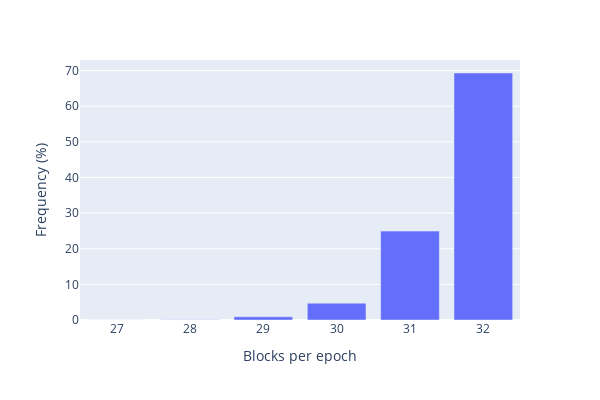

The notebook cell saved with this chart:
### Code cell
block_freq = df[['block_count']].value_counts(normalize=True).rename_axis('block_count').reset_index(name='freq')
block_freq["freq"] *= 100
px.bar(
    block_freq, x="block_count", y="freq", labels={"block_count": "Blocks per epoch", "freq": "Frequency (%)"},
    width=600, height=400
)

### Figure 1 — Plotly figure (JSON) as saved in the notebook; plotly's stock layout.template omitted (floating-point values rounded to 4 significant figures)
{"data": [{"alignmentgroup": "True", "hovertemplate": "Blocks per epoch=%{x}<br>Frequency (%)=%{y}<extra></extra>", "legendgroup": "", "marker": {"color": "#636efa"}, "name": "", "offsetgroup": "", "orientation": "v", "showlegend": false, "textposition": "auto", "type": "bar", "x": [32, 31, 30, 29, 28, 27], "xaxis": "x", "y": [69.32, 24.95, 4.725, 0.9061, 0.06472, 0.03236], "yaxis": "y"}], "layout": {"barmode": "relative", "height": 400, "legend": {"tracegroupgap": 0}, "margin": {"t": 60}, "width": 600, "xaxis": {"anchor": "y", "autorange": true, "domain": [0, 1], "range": [26.5, 32.5], "title": {"text": "Blocks per epoch"}, "type": "linear"}, "yaxis": {"anchor": "x", "autorange": true, "domain": [0, 1], "range": [0, 72.97], "title": {"text": "Frequency (%)"}, "type": "linear"}}}
